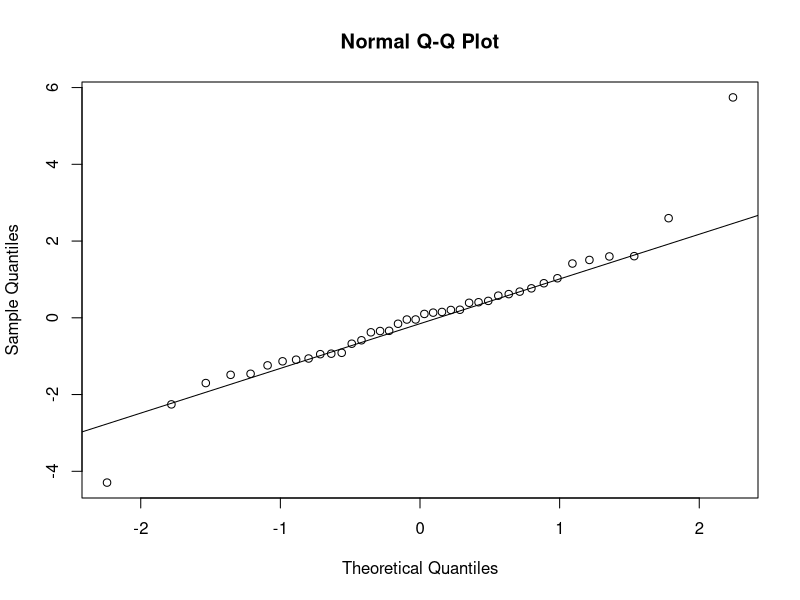
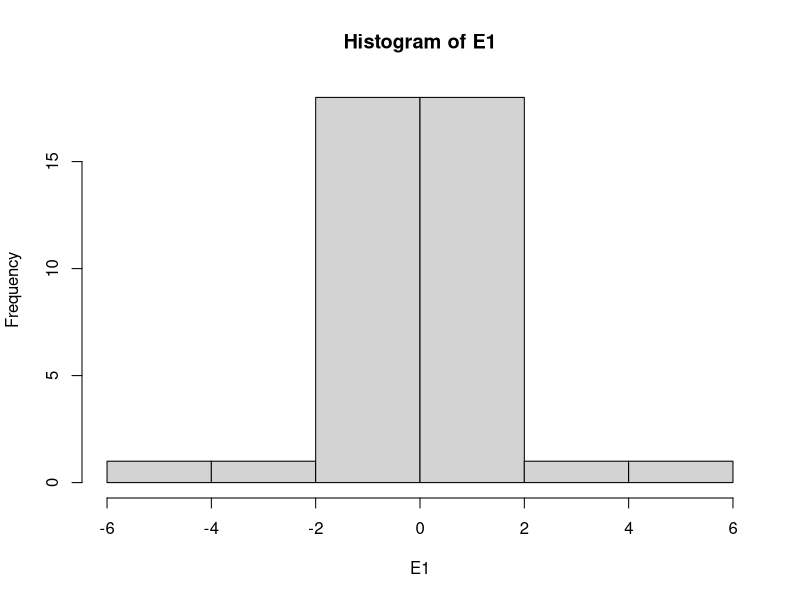
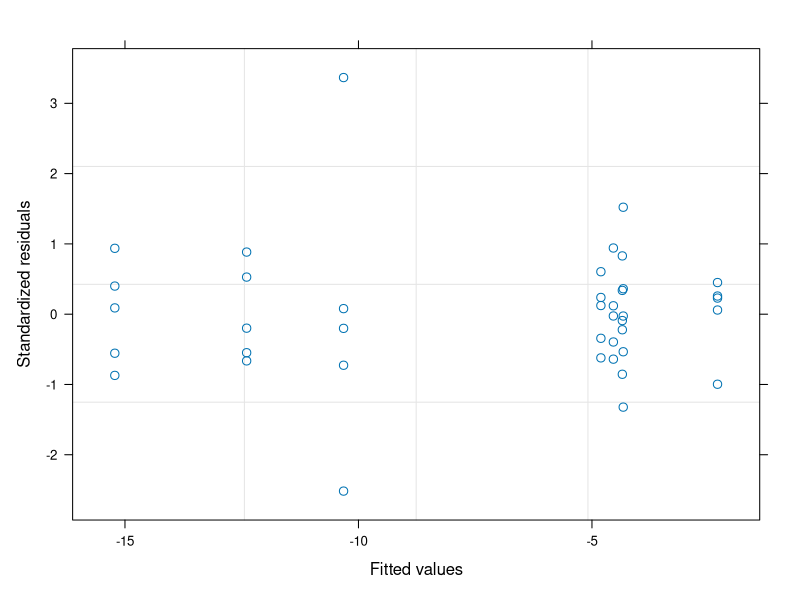

These figures' R source, in order: (Note: this script raises an error after producing the figures.)
#Author:  Clay Arango
#Creation date: 10-Feb-19
#Script to analyze NDS data from Summer 2018 WSB work with S. Roley and A. Alexiades

#packages
install.packages("nlme")
install.packages("nortest")
install.packages("dplyr")
install.packages("multcomp")
install.packages("MASS")
install.packages("ggplot2")
library(nlme)
library(nortest)
library(dplyr)
library(multcomp)
library(MASS)
library(ggplot2)

#Load data
cle_summer <- read.table(file="cle_summer.csv", header=T, sep=",")

#set variable
d = cle_summer

#evaluate data to make sure factors are correct
names(d)
unique(d$nutrient) #control, N, NP, NPSi, NSi, P, PSi, Si
unique(d$N) #should be 0 and 1
unique(d$P) #should be 0 and 1
unique(d$Si) #should be 0 and 1
unique(d$top) #should be "sponge" and "glass"
#if need to change, use recode function below. 
d$top<-recode(d$top, "cellulose" ="sponge")
str(d)

#convert N and P vand Si alues (0 or 1 for absence or presence) to factors
d$N<-as.factor(d$N)
d$P<-as.factor(d$P)
d$Si<-as.factor(d$Si)
str(d)

#subset data into gpp and cr response
d.cr = subset(d, top=="sponge", data=d)
d.gpp = subset(d, top=="glass", data=d)

#calculate nrr for cr
x = aggregate(d.cr[,8], list(d.cr$nutrient), mean, na.rm=T)
x
d.cr$cr.nrr = d.cr$cr.area/-3.569447 #is there a prettier way to do this?

#calculate nrr for gpp
x = aggregate(d.gpp[,9], list(d.gpp$nutrient), mean, na.rm=T)
x
d.gpp$gpp.nrr = d.gpp$gpp.area/2.753282 #is there a prettier way to do this?

############################################################
#analyze RESPIRATION data
############################################################

M1<-gls(cr.area~N*P*Si, data=d.cr, na.action=na.omit)
E1<-residuals(M1)
qqnorm(E1)
qqline(E1)
ad.test(E1)
   #residuals are normally distributed
hist(E1)  
plot(M1)
   #this doesn't look good

plot(filter(d.cr, !is.na(cr.area)) %>% dplyr::select(nutrient), 
     E1, xlab="nutrient", ylab="Residuals")
bartlett.test(cr.area~nutrient, data=d.cr)
   #variance test not OK, we'll probably need to mess with this one

anova(M1)
  
x <- group_by(d.cr, nutrient) %>%  # Grouping function causes subsequent functions to aggregate by season and reach
  summarize(cr.mean = abs(mean(cr.area, na.rm = TRUE)), # na.rm = TRUE to remove missing values
            cr.sd=abs(sd(cr.area, na.rm = TRUE)),  # na.rm = TRUE to remove missing values
            n = sum(!is.na(cr.area)), # of observations, excluding NAs. 
            cr.se=cr.sd/sqrt(n))

ggplot(data=x, aes(x=nutrient, y=cr.mean)) + 
  geom_bar(stat="identity", position=position_dodge(), color = "black") + 
  geom_errorbar(aes(ymin=cr.mean, ymax=cr.mean+cr.se), width=0.2, 
                position=position_dodge(0.9)) + 
  xlab("Nutrient") +
  ylab(expression(Respiration~(ug~O[2]~m^{-2}~h^{-1}))) +
  ylim(0,20) +
  labs(fill="Light") +
  theme_bw() +
  theme(panel.grid.major=element_blank(),
        panel.grid.minor=element_blank(),
        legend.title=element_text(size=6),
        legend.key=element_blank(), 
        legend.position=c(0.5,0.95), 
        legend.text=element_text(size=8), 
        legend.background=element_blank(), 
        legend.direction="horizontal", 
        legend.key.size=unit(0.3, "cm"), 
        axis.title.y=element_text(size=8), 
        axis.title.x=element_text(size=8), 
        axis.text.x=element_text(size=8))

#ggsave('output/figures/Ring_summer.tiff',
#       units="in",
#       width=3.25,
#       height=3.25,
#       dpi=1200,
#       compression="lzw")

#summarize nrr
x <- group_by(d.cr, nutrient) %>%  # Grouping function causes subsequent functions to aggregate by season and reach
  summarize(cr.mean = abs(mean(cr.nrr, na.rm = TRUE)), # na.rm = TRUE to remove missing values
            cr.sd=abs(sd(cr.nrr, na.rm = TRUE)),  # na.rm = TRUE to remove missing values
            n = sum(!is.na(cr.nrr)), # of observations, excluding NAs. 
            cr.se=cr.sd/sqrt(n))

############################################################
#analyze the PRODUCTION data
############################################################

M1<-gls(gpp.area~N*P*Si, data=d.gpp, na.action=na.omit) 
E1<-residuals(M1)
qqnorm(E1)
qqline(E1)
ad.test(E1)
   #residuals are not normal, check outlier

hist(E1, xlab="residuals", main="")
plot(M1)

plot(filter(d.gpp, !is.na(gpp.area)) %>% dplyr::select(nutrient), 
     E1, xlab="nutrient", ylab="Residuals")
bartlett.test(gpp.area~nutrient, data=d.gpp)
   #not good, check outlier

anova(M1)
  
x <- group_by(d.gpp, nutrient) %>%  # Grouping function causes subsequent functions to aggregate by season and reach
  summarize(gpp.mean = abs(mean(gpp.area, na.rm = TRUE)), # na.rm = TRUE to remove missing values
            gpp.sd=abs(sd(gpp.area, na.rm = TRUE)),  # na.rm = TRUE to remove missing values
            n = sum(!is.na(gpp.area)), # of observations, excluding NAs. 
            gpp.se=gpp.sd/sqrt(n))

ggplot(data=x, aes(x=nutrient, y=gpp.mean)) + 
  geom_bar(stat="identity", position=position_dodge(), color = "black") + 
  geom_errorbar(aes(ymin=gpp.mean, ymax=gpp.mean+gpp.se), width=0.2, 
                position=position_dodge(0.9)) + 
  xlab("Nutrient") +
  ylab(expression(Production~(ug~O[2]~m^{-2}~h^{-1}))) +
  labs(fill="Light") +
  theme_bw() +
  theme(panel.grid.major=element_blank(),
        panel.grid.minor=element_blank(), 
        legend.title=element_text(size=6), 
        legend.key=element_blank(),  
        legend.position=c(0.5,0.95),  
        legend.text=element_text(size=8),  
        legend.background=element_blank(),  
        legend.direction="horizontal",  
        legend.key.size=unit(0.3, "cm"),  
        axis.title.y=element_text(size=8),  
        axis.title.x=element_text(size=8),  
        axis.text.x=element_text(size=8))

#ggsave('output/figures/gppByNutrient.tiff',
#       units="in",
#       width=3.25,
#       height=3.25,
#       dpi=1200,
#       compression="lzw")


#summarize nrr
x <- group_by(d.gpp, nutrient) %>%  # Grouping function causes subsequent functions to aggregate by season and reach
  summarize(gpp.mean = abs(mean(gpp.nrr, na.rm = TRUE)), # na.rm = TRUE to remove missing values
            gpp.sd=abs(sd(gpp.nrr, na.rm = TRUE)),  # na.rm = TRUE to remove missing values
            n = sum(!is.na(gpp.nrr)), # of observations, excluding NAs. 
            gpp.se=gpp.sd/sqrt(n))


#BELOW HERE IS NOT EDITED





############################################################
#analyze the CHL-A biomass on disks

M1<-gls(chla~N*P*light, data=roza_sum.chla, na.action=na.omit)
E1<-residuals(M1)
qqnorm(E1)
qqline(E1)
ad.test(E1)
  #residuals look bad (p=0.001)
hist(E1)
plot(M1)

vf1 = varIdent(form = ~ 1|N*P)
vf2 = varIdent(form = ~ 1|light)
vf3 = varIdent(form = ~ 1|N*P*light)
vf4 = varPower(form = ~ fitted(.)) 
vf5 = varExp(form = ~ fitted(.))
vf6 = varConstPower(form = ~ fitted(.))
vf7 = varExp(form = ~ fitted(.)|nutrient)

M2<-gls(chla~N*P*light, data=roza_sum.chla, na.action=na.omit, weights=vf1)
M3<-gls(chla~N*P*light, data=roza_sum.chla, na.action=na.omit, weights=vf2)
M4<-gls(chla~N*P*light, data=roza_sum.chla, na.action=na.omit, weights=vf3)
M5<-gls(chla~N*P*light, data=roza_sum.chla, na.action=na.omit, weights=vf4)
M6<-gls(chla~N*P*light, data=roza_sum.chla, na.action=na.omit, weights=vf5)
M7<-gls(chla~N*P*light, data=roza_sum.chla, na.action=na.omit, weights=vf6)
M8<-gls(chla~N*P*light, data=roza_sum.chla, na.action=na.omit, weights=vf7)

anova(M1,M2,M3,M4,M5,M6,M7,M8)

#M3 is best on AIC

E3<-residuals(M3)
qqnorm(E3)
qqline(E3)
ad.test(E3)
#residuals are not normal (p=0.001)
hist(E3, xlab="residuals", main="")
plot(M3)
  #hist and plot look good

plot(filter(roza_sum.chla, !is.na(chla)) %>% dplyr::select(light), 
     E3, xlab="light", ylab="Residuals")
bartlett.test(chla~light, data=roza_sum.chla)

plot(filter(roza_sum.chla, !is.na(chla)) %>% dplyr::select(nutrient), 
     E3, xlab="nutrient", ylab="Residuals")
bartlett.test(chla~nutrient, data=roza_sum.chla)

anova(M3)

#light is significant and N and P separately interact with light

x<-roza_sum.chla[complete.cases(roza_sum.chla$chla),]

with(x, 
     interaction.plot(nutrient,light,chla, 
                      ylim=c(0,1.5),lty=c(1,12),lwd=2,ylab="Chlorophyll a", 
                      xlab="Nutrient", trace.label="Light"))

x <- group_by(roza_sum.chla, nutrient, light) %>%  # Grouping function causes subsequent functions to aggregate by season and reach
  summarize(chla.mean = mean(chla, na.rm = TRUE), # na.rm = TRUE to remove missing values
            chla.sd=sd(chla, na.rm = TRUE),  # na.rm = TRUE to remove missing values
            n = sum(!is.na(chla)), # of observations, excluding NAs. 
            chla.se=chla.sd/sqrt(n))

ggplot(data=x, 
       aes(x=nutrient, y=chla.mean, fill=light)) + 
  geom_bar(stat="identity", position=position_dodge(), color = "black") + 
  geom_errorbar(aes(ymin=chla.mean, ymax=chla.mean+chla.se), width=0.2, 
                position=position_dodge(0.9)) + 
  scale_fill_manual(values=c("white","black")) +
  xlab("Nutrient") +
  ylab(expression(Chlorophyll~a~(ug~cm^{-2}))) +
  ylim(0,1.7) +
  labs(fill="Light") +
  theme_bw() +
  theme(panel.grid.major=element_blank(), 
        panel.grid.minor=element_blank(), 
        legend.title=element_text(size=6), 
        legend.key=element_blank(), 
        legend.position=c(0.5,0.95), 
        legend.text=element_text(size=8), 
        legend.background=element_blank(), 
        legend.direction="horizontal", 
        legend.key.size=unit(0.3, "cm"), 
        axis.title.y=element_text(size=8), 
        axis.title.x=element_text(size=8), 
        axis.text.x=element_text(size=8))

ggsave('output/figures/chlaByNutrientLight.tiff',
       units="in",
       width=3.25,
       height=3.25,
       dpi=1200,
       compression="lzw")



############################################################
############################################################
#calculate nrr mean and standard error
x1 <- group_by(roza_sum, nutrient, light) %>%  # Grouping function causes subsequent functions to aggregate by season and reach
  summarize(chla.nrr.mean = mean(chla.nrr, na.rm = TRUE), # na.rm = TRUE to remove missing values
            chla.nrr.sd=sd(chla.nrr, na.rm = TRUE),  # na.rm = TRUE to remove missing values
            chla.n = sum(!is.na(chla.nrr)), # of observations, excluding NAs. 
            chla.nrr.se=chla.nrr.sd/sqrt(chla.n))


x2 <- group_by(roza_sum, nutrient, light) %>%  # Grouping function causes subsequent functions to aggregate by season and reach
  summarize(gpp.nrr.mean = mean(gpp.nrr, na.rm = TRUE), # na.rm = TRUE to remove missing values
            gpp.nrr.sd=sd(gpp.nrr, na.rm = TRUE),  # na.rm = TRUE to remove missing values
            gpp.n = sum(!is.na(gpp.nrr)), # of observations, excluding NAs. 
            gpp.nrr.se=gpp.nrr.sd/sqrt(gpp.n))

x3 <- group_by(roza_sum, nutrient, light) %>%  # Grouping function causes subsequent functions to aggregate by season and reach
  summarize(cr.nrr.mean = mean(cr.nrr, na.rm = TRUE), # na.rm = TRUE to remove missing values
            cr.nrr.sd=sd(cr.nrr, na.rm = TRUE),  # na.rm = TRUE to remove missing values
            cr.n = sum(!is.na(cr.nrr)), # of observations, excluding NAs. 
            cr.nrr.se=cr.nrr.sd/sqrt(cr.n))

roza_sum.nrr<-cbind(x1,x2,x3)
roza_sum.nrr <- roza_sum.nrr[, !duplicated(colnames(roza_sum.nrr))]
write.csv(roza_sum.nrr, "roza_sum.nrr.csv")
